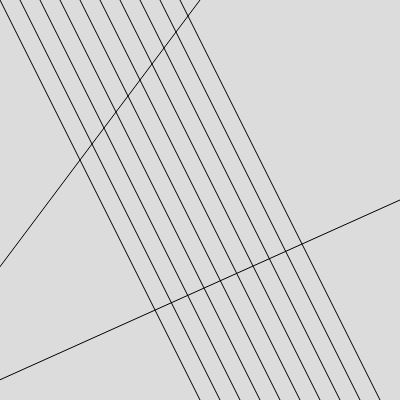
Frame 1 (no input)
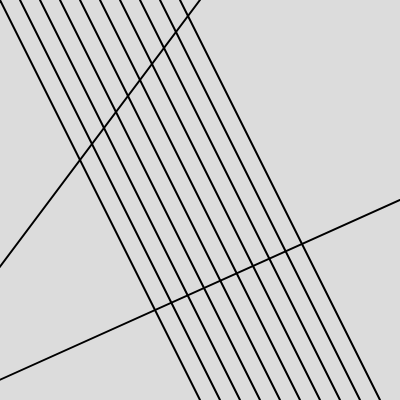
Frame 60 (no input)
Frame 120 (the mouse pressed at the canvas centre since frame 60): identical to frame 60, image omitted

The p5.js sketch that drew these frames (run headless with seeded random() and noise() and a simulated clock; from frame 60 on, the mouse is pressed at the canvas centre):

// p5.js sketch
// ── sketch.js
var slant;
var offsetX;


function setup() {
  createCanvas(400, 400);
  slant=200;
  offsetX=0;
}

function draw() {
  background(220);
  

// x1, y1, x2, y2  

  
/*
for(var offset=0; offset <200; offset+= 20){
  line(offset, 0, offset + slant, height);
*/
  
  
  for(var offsetX=0; offsetX <200; offsetX += 20){
  line(offsetX, 0, offsetX + slant, height);
  }

  line(200, 0,100 - slant, height);
  line(400, 200,155 - slant, height);
  strokeWeight(2);
  
 
}

// ── function setup() {.js
var slant;
var offsetX;


function setup() {
  createCanvas(400, 400);
  slant=200;
  offsetX=0;
}

function draw() {
  background(220);
  

// x1, y1, x2, y2  

  
/*
for(var offset=0; offset <200; offset+= 20){
  line(offset, 0, offset + slant, height);
*/
  
  
  for(var offsetX=0; offsetX <200; offsetX += 20){
  line(offsetX, 0, offsetX + slant, height);
  }

  line(100,200,100 - slant, height)
  line(50, 100,  0 - slant, height)

  
 
}
